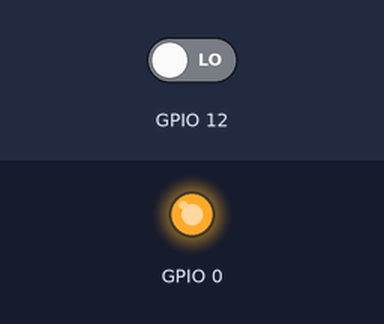
A sketch run on a simulated ESP8266 (NodeMCU). On the bench: output pins drawn as LEDs (lit = HIGH). The test bench sets the inputs (shaded band); at power-on: GPIO 12 LOW. What the sketch prints to the serial monitor is not drawn.

Above: at 2.8 s.
2.9 s: GPIO 12 driven HIGH
At 5.1 s:
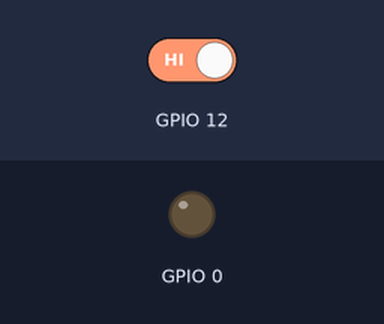
5.5 s: GPIO 12 driven LOW
At 6.7 s:
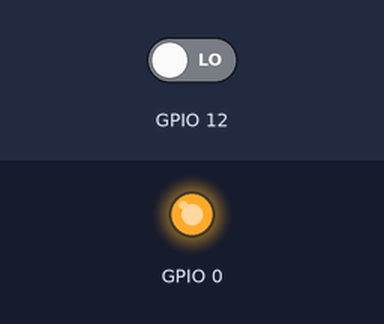
Timing chart, 0 to 8.5 s (numbered marks = the images above; inputs shaded):
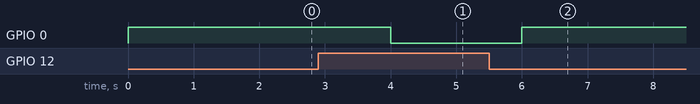

The sketch:

Huzzah_Connect.ino
```cpp
#include <ESP8266WiFi.h>

void setup()
{
   //Serial monitor startup
  Serial.begin(115200);
  Serial.println();

//  //WiFi Connection
//
//
//  //Hard-coded access to WiFi network
//  WiFi.begin("Embedded Systems Class", "embedded1234");
//
//  //Wait until connected, then print connection
//  Serial.print("Connecting");
//  while (WiFi.status() != WL_CONNECTED)
//  {
//    delay(500);
//    Serial.print(".");
//  }
//  Serial.println();
//
//  Serial.print("Connected, IP address: ");
//  Serial.println(WiFi.localIP());
//
//  //MQTT Connection

//  PubSubClient client;
//  client.setClient();


  //Set up pins
  pinMode(0, OUTPUT);
  pinMode(12, INPUT);

}

void loop() {

  Serial.println("PinRead: ");
  Serial.print(digitalRead(12));

  if(digitalRead(12) == HIGH)
  {
      digitalWrite(0, LOW);
  }
  else
  {
    digitalWrite(0, HIGH);
  }

  delay(2000);

}
```

Measured:
- after the input at 2.9 s, GPIO 0: HIGH → LOW after 1.1 s
- after the input at 5.5 s, GPIO 0: LOW → HIGH after 0.50 s
